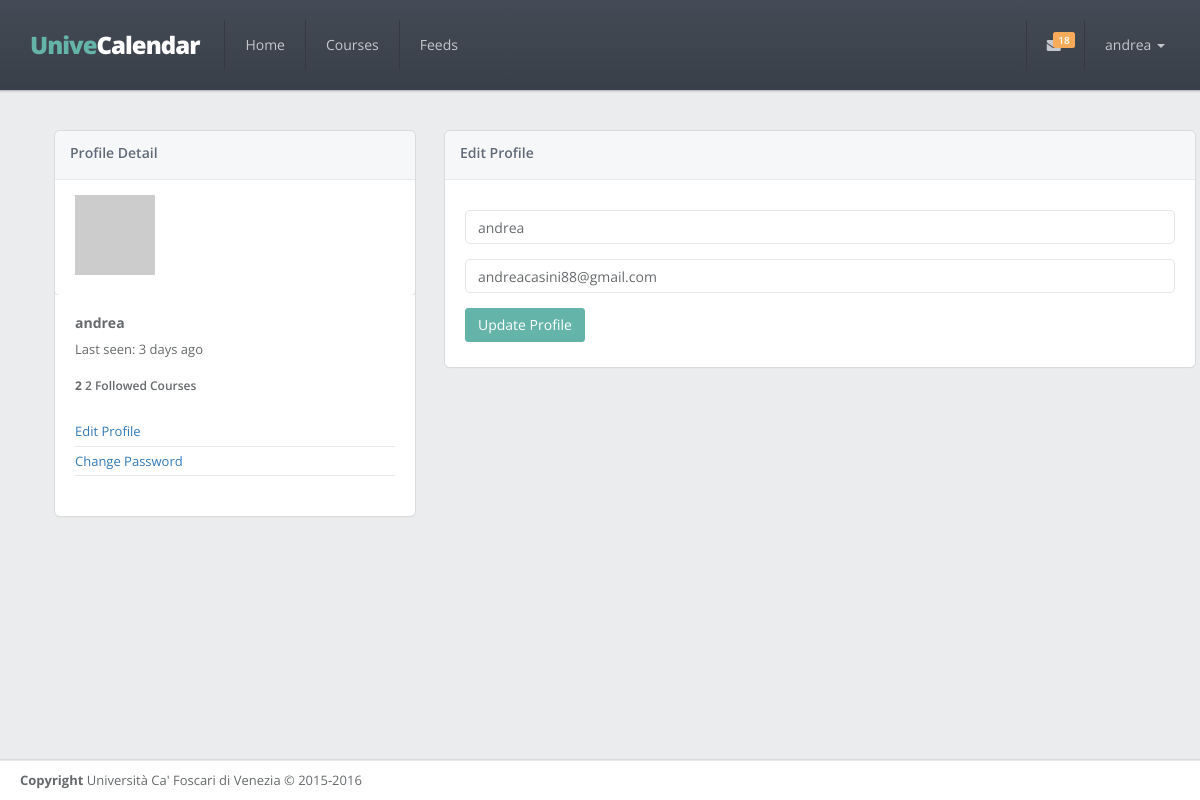
The app's page /edit-profile (signed in) with its own data.
### app/models.py (models this page shows, shortened)
class User(UserMixin, db.Model):
    __tablename__ = 'users'
    id = db.Column(db.Integer, primary_key=True)
    email = db.Column(db.String(64), unique=True)
    username = db.Column(db.String(64), unique=True)
    phone_number = db.Column(db.String(32))
    notify_me = db.Column(db.Boolean, default=False)
    password_hash = db.Column(db.String(128))
    confirmed = db.Column(db.Boolean, default=False)
    member_since = db.Column(db.DateTime(), default=datetime.utcnow)
    last_seen = db.Column(db.DateTime(), default=datetime.utcnow)
    avatar_hash = db.Column(db.String(32))
    courses = db.relationship('Course',
                              backref='user_id',
                              secondary=follows,
                              lazy='dynamic')
    feeds = db.relationship('Feed',
                            backref='user_id',
                            secondary=reads,
                            lazy='dynamic')
    @property
    def password(self):
        raise AttributeError('Not readable')
    def gravatar(self, size=100, default='identicon', rating='g'):
        if request.is_secure:
            url = 'https://secure.gravatar.com/avatar'
        else:
            url = 'http://www.gravatar.com/avatar'
        hash = self.avatar_hash or hashlib.md5(
            self.email.encode('utf-8')).hexdigest()
        return '{url}/{hash}?s={size}&d={default}&r={rating}'.format(
            url=url, hash=hash, size=size, default=default, rating=rating)
    def ping(self):
        self.last_seen = datetime.utcnow()
        db.session.add(self)

### app/main/views.py (the view, shortened to what this page needs)
@main.route('/edit-profile', methods=['GET', 'POST'])
@login_required
def edit_profile():
    form = EditProfileForm()
    form.username.data = current_user.username
    form.email.data = current_user.email
    return render_template('edit_profile.html', form=form)

### app/main/forms.py (shortened to what this page needs)
class EditProfileForm(Form):
    email = StringField(lazy_gettext('Email'), validators=[
        DataRequired(),
        Length(1, 64),
        Email()])
    username = StringField(lazy_gettext('Username'), validators=[
        DataRequired(),
        Length(6, 64, message=lazy_gettext('Username must have at least 6 characters')),
        Regexp('^[A-Za-z][A-Za-z0-9_.]*$', 0, lazy_gettext('Usernames must have only letters, '
                                                           'numbers, dots or underscores'))])
    submit = SubmitField(lazy_gettext('Update Profile'))

### app/auth/views.py (called while the page is built)
@auth.before_app_request
def before_request():
    if current_user.is_authenticated:
        current_user.ping()
        if not current_user.confirmed \
                and request.endpoint[:5] != 'auth.' \
                and request.endpoint != 'static':
            return redirect(url_for('auth.unconfirmed'))

### app/main/views.py (called while the page is built)
@babel.localeselector
def get_locale():
    return request.accept_languages.best_match(
        current_app.config['LANGUAGES'].keys())

@main.after_app_request
def after_request(response):
    for query in get_debug_queries():
        if query.duration >= current_app.config['SLOW_DB_QUERY_TIME']:
            current_app.logger.warning(
                'Slow query: %s\nParameters: %s\nDuration: %fs\nContext: %s\n'
                % (query.statement, query.parameters, query.duration,
                   query.context))
    return response

@main.before_request
@login_required
def before_request():
    g.unread = count_unread_feeds()
    g.latest = get_latest_feeds(3)
    g.locale = get_locale()

def user_feeds_query():
    if not current_user.courses.count():
        return
    professor_ids = set([c.professor_id for c in current_user.courses])
    lesson_ids = [l.id for c in current_user.courses for l in c.lessons]
    return Feed.query.filter(or_(Feed.professor_id.in_(professor_ids),
                                 Feed.lesson_id.in_(lesson_ids)))

def get_latest_feeds(n=5):
    query = user_feeds_query()
    if query is not None:
        return query.order_by(Feed.timestamp.desc()).limit(n).all()

def count_unread_feeds():
    query = user_feeds_query()
    if query is not None:
        return query.filter(~Feed.users.contains(current_user)).count()

### app/models.py (called while the page is built)
@login_manager.user_loader
def load_user(user_id):
    return User.query.get(int(user_id))

    @property
    def gravatar(self):
        if self.professor:
            return self.professor.gravatar()
        return ROBOT_AVATAR

### app/templates/edit_profile.html (shortened to what this page needs)
{% extends 'base.html' %}
{% set active_page='Profile' %}
{% from '_macros.html' import render_field, profile_detail_widget %}
{% block content %}
    <div class="row animated fadeInRight">
        <div class="col-md-4">
            {{ profile_detail_widget(current_user, moment) }}
        </div>
        <div class="col-md-8">
            <div class="ibox float-e-margins">
                <div class="ibox-title">
                    <h5>{{ gettext('Edit Profile') }}</h5>
                </div>
                <div class="ibox-content">
                    <form class="m-t" role="form" method='post' action="">
                        {{ render_field(form.username, type="text", required=True) }}
                        {{ render_field(form.email, type="email", required=True) }}
                        <button type="submit" class="btn btn-primary">
                            {{ form.submit.label.text }}
                        </button>
                    </form>
                </div>
            </div>
        </div>
    </div>
{% endblock %}

### app/templates/base.html (shortened to what this page needs)
{% import "_macros.html" as macros %}
<!DOCTYPE html>
<html>
<head>
    {% block styles %}
        <link href="{{ url_for('static', filename='css/bootstrap.min.css') }}" rel="stylesheet">
        <link href="{{ url_for('static', filename='font-awesome/css/font-awesome.css') }}" rel="stylesheet">
        <link href="{{ url_for('static', filename='css/animate.css') }}" rel="stylesheet">
        <link href="{{ url_for('static', filename='css/style.css') }}" rel="stylesheet">
    {% endblock %}
</head>
{% block body %}
    <body class="top-navigation">
    <div id="wrapper">
        <div id="page-wrapper" class="gray-bg">
            <div class="row border-bottom fancy-bg">
                <nav class="navbar navbar-static-top" role="navigation">
                    <div class="navbar-header">
                        <a href="{{ url_for('main.index') }}" class="navbar-brand" style="font-size: 24px">
                            <span class="text-navy">Unive</span>Calendar
                        </a>
                    </div>
                    <div class="navbar-collapse collapse" id="navbar">
                        {% set navigation_bar = [
                            (url_for('main.index'), 'home', 'Home'),
                            (url_for('main.courses'), 'courses', gettext('Courses')),
                            (url_for('main.feeds'), 'feeds', gettext('Feeds'))
                        ] -%}
                        <ul class="nav navbar-nav">
                            {% for href, id, caption in navigation_bar %}
                                <li{% if id == active_page %} class="active"{% endif %}>
                                    <a aria-expanded="false" role="button" href="{{ href|e }}">{{ caption|e }}
                                    </a>
                                </li>
                            {% endfor %}
                        </ul>
                        <ul class="nav navbar-top-links navbar-right">
                            <li class="dropdown">
                                <a class="dropdown-toggle count-info" data-toggle="dropdown" href="#">
                                    {% if g.unread %}
                                        <span class="label label-warning">{{ g.unread }}</span>
                                    {% endif %}
                                </a>
                            </li>
                            <li class="dropdown">
                                <a aria-expanded="false" role="button" href="#" class="dropdown-toggle" data-toggle="dropdown">{{ current_user.username }} <span class="caret"></span></a>
                            </li>
                        </ul>
                    </div>
                </nav>
            </div>
            <div class="wrapper wrapper-content">
                <div class="container">
                    {% block content %}
                    {% endblock %}
                </div>
            </div>
            <div class="footer">
                <div>
                    <strong>Copyright</strong> Università Ca' Foscari di Venezia &copy; 2015-2016
                </div>
            </div>
        </div>
    </div>
    </body>
{% endblock %}
</html>

### app/templates/_macros.html (shortened to what this page needs)
{% macro render_field(field) %}
    {% if field.errors %}
        <div class="form-group has-error ">
            {{ field(class="form-control", placeholder=field.label.text, **kwargs) }}
            {% for error in field.errors %}
                <div class="control-label has-error">
                    {{ error }}
                </div>
            {% endfor %}
        </div>
    {% else %}
        <div class="form-group">
            {{ field(class="form-control", placeholder=field.label.text, **kwargs) }}
        </div>
    {% endif %}
{% endmacro %}
{% macro profile_detail_widget(user, moment) %}
    <div class="ibox float-e-margins">
        <div class="ibox-title">
            <h5>{{ gettext('Profile Detail') }}</h5>
        </div>
        <div>
            <div class="ibox-content">
                <img alt="image" class="img-responsive" src="{{ user.gravatar() }}">
            </div>
            <div class="ibox-content profile-content">
                <h4><strong>{{ user.username }}</strong></h4>
                <p>{{ gettext('Last seen: %(date)s', date=moment(user.last_seen).fromNow()) }}</p>
                <div class="row m-t">
                    <div class="col-lg-12">
                        <h5><strong>{{ user.courses.count() }}</strong> {{ ngettext('%(num)s Followed Course', '%(num)s Followed Courses', user.courses.count()) }}</h5>
                    </div>
                </div>
                <div class="row m-t">
                    <div class="col-lg-12">
                        <ul class="folder-list m-b-md" style="padding: 0">
                            <li><a href="{{ url_for('main.edit_profile') }}">{{ gettext('Edit Profile') }}</a></li>
                            <li><a href="{{ url_for('auth.change_password') }}">{{ gettext('Change Password') }}</a></li>
                        </ul>
                    </div>
                </div>
            </div>
        </div>
    </div>
{% endmacro %}

### records on screen
User: username "andrea", last_seen "Last seen: 3 days ago", email "andreacasini88@gmail.com"

### other values on screen
{{ caption|e }} "Home" "Courses" "Feeds"
{{ g.unread }} "18"
{{ gettext('Profile Detail') }} "Profile Detail"
{{ user.courses.count() }} "2"
{{ gettext('Edit Profile') }} "Edit Profile"
{{ gettext('Change Password') }} "Change Password"
